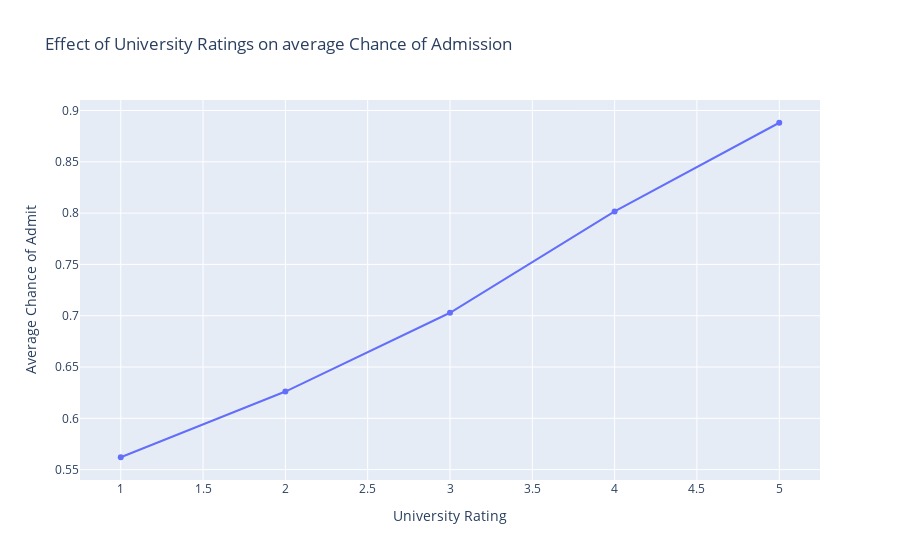

Notebook code cell kept with this figure:
### Code cell
fig = go.Figure()
fig.add_trace(go.Scatter(x=df_avg['University Rating'], 
                         y=df_avg['Chance of Admit '],
                         mode='lines+markers'))

fig.update_layout(title='Effect of University Ratings on average Chance of Admission',
                   xaxis_title='University Rating',
                   yaxis_title='Average Chance of Admit')

### Figure 1 — Plotly figure (JSON) as saved in the notebook; plotly's stock layout.template omitted (floating-point values rounded to 4 significant figures)
{"data": [{"mode": "lines+markers", "type": "scatter", "x": [1, 2, 3, 4, 5], "y": [0.5621, 0.6261, 0.7029, 0.8016, 0.8881]}], "layout": {"title": {"text": "Effect of University Ratings on average Chance of Admission"}, "xaxis": {"title": {"text": "University Rating"}}, "yaxis": {"title": {"text": "Average Chance of Admit"}}}}
